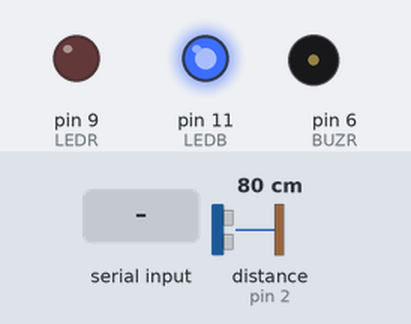
A sketch run on a simulated Arduino Uno, built with avr-gcc and run on an emulated ATmega328P. Parts: output pins drawn as LEDs (lit = HIGH), buzzer (waves = sounding, pin HIGH). Wiring (inferred from the names in the program): ultrasonic range finder: trigger pin 3; echo pin 2. The test bench sets the inputs (shaded band); at power-on: distance to the obstacle (sensor on pin 2) 80 cm. The echo pulse lasts 58.3 µs per cm; pins used as bus, display or sensor lines are not drawn.

Above: at 1.2 s.
1.3 s: distance to the obstacle (sensor on pin 2) set to 12 cm
2.8 s: distance to the obstacle (sensor on pin 2) set to 9 cm
At 3.2 s:
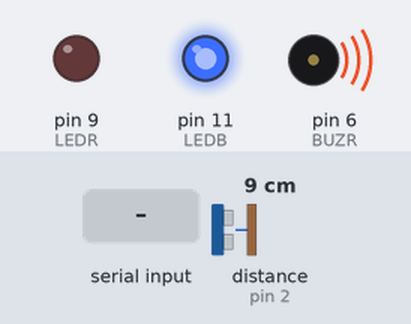
5.8 s: "1" received over Serial
At 6.7 s:
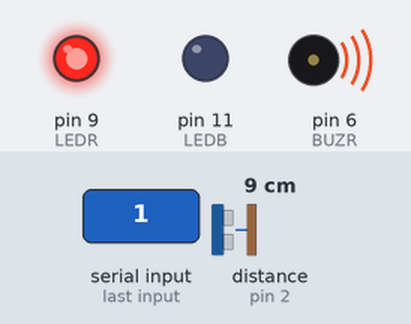
7.3 s: distance to the obstacle (sensor on pin 2) set to 18 cm
At 10.0 s:
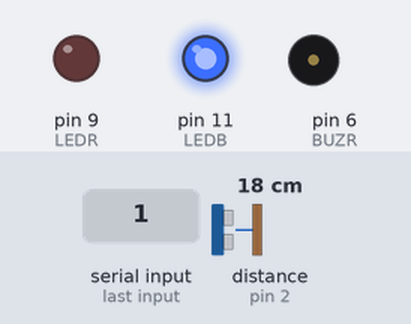
10.3 s: distance to the obstacle (sensor on pin 2) set to 2 cm
At 10.7 s:
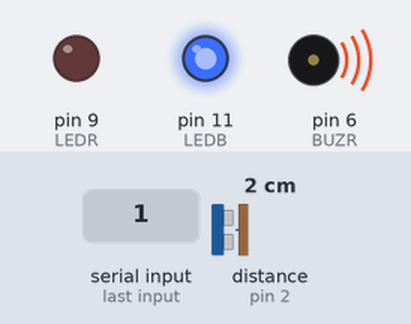
Timing chart, 0 to 13.3 s (numbered marks = the images above; inputs shaded):
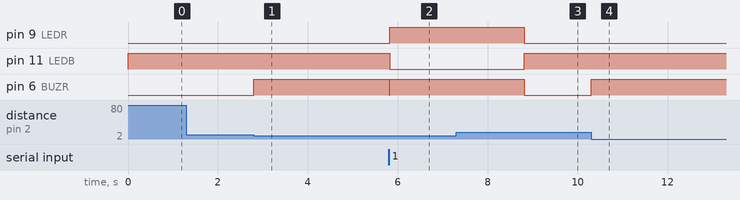

Measured:
- the behaviour switches between 11 and 10 cm on distance to the obstacle (sensor on pin 2) (found by bisection; images 0 and 1)
- after the input at 1.3 s, every drawn part: stays the same
- after the input at 2.8 s, pin 6 (BUZR): LOW → HIGH at once
- after the input at 5.8 s, pin 9 (LEDR): LOW → HIGH at once; pin 11 (LEDB): HIGH → LOW at once; pin 6 (BUZR): HIGH → LOW at once, → HIGH 0.01 s later
- after the input at 7.3 s, pin 6 (BUZR): HIGH → LOW after 1.5 s
- after the input at 10.3 s, pin 6 (BUZR): LOW → HIGH at once

The sketch:

proj.ino
```cpp
#define echoPin 2 // attach pin D2 Arduino to pin Echo of HC-SR04
#define trigPin 3 //attach pin D3 Arduino to pin Trig of HC-SR04

// defines variables
long duration; // variable for the duration of sound wave travel
int distance; // variable for the distance measurement

int LEDB=11;
int LEDR=9;
int BUZR=6;
int tim = 1;  //the value of delay time
int serial;

void setup()
{ Serial.begin(1);
  pinMode(trigPin, OUTPUT); // Sets the trigPin as an OUTPUT
  pinMode(echoPin, INPUT); // Sets the echoPin as an INPUT
  pinMode(LEDR, OUTPUT);
  pinMode(LEDB, OUTPUT);
  pinMode(BUZR, OUTPUT);
}

void loop()
{  digitalWrite(LEDB, HIGH);
  // Clears the trigPin condition
  digitalWrite(trigPin, LOW);
  delayMicroseconds(2);
  // Sets the trigPin HIGH (ACTIVE) for 10 microseconds
  digitalWrite(trigPin, HIGH);
  delayMicroseconds(10);
  digitalWrite(trigPin, LOW);
  // Reads the echoPin, returns the sound wave travel time in microseconds
  duration = pulseIn(echoPin, HIGH);
  // Calculating the distance
  distance = duration * 0.034 / 2; // Speed of sound wave divided by 2 (go and back)
  if(distance<10)
  {
      digitalWrite(BUZR, HIGH);
      delay(500);
      digitalWrite(BUZR, LOW);
  }
  if(Serial.available()>0){
      serial=Serial.read();
      delay(10);
      if(serial=='1')
    {digitalWrite(LEDR, HIGH);
      digitalWrite(LEDB, LOW);
      digitalWrite(BUZR, HIGH);
      delay(3000);
      digitalWrite(LEDB, HIGH);
      digitalWrite(LEDR, LOW);
      digitalWrite(BUZR, LOW);
    }
   }
}
```
